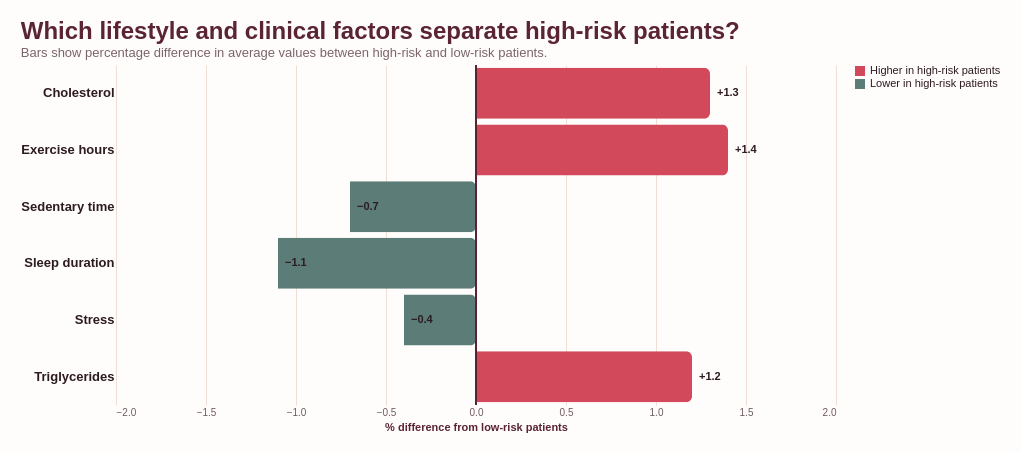

Specify this chart in Vega-Lite:
### Vega-Lite specification from a JSON file in a GitHub repository (floating-point values rounded to 4 significant figures)
{"$schema": "https://vega.github.io/schema/vega-lite/v5.json", "background": "#fffdfb", "padding": 20, "title": {"text": "Which lifestyle and clinical factors separate high-risk patients?", "subtitle": "Bars show percentage difference in average values between high-risk and low-risk patients.", "anchor": "start", "fontSize": 24, "subtitleFontSize": 13, "fontWeight": "bold", "color": "#5a2436", "subtitleColor": "#7b646b"}, "width": 720, "height": 340, "data": {"values": [{"factor": "Cholesterol", "pct_difference": 1.3, "direction": "Higher in high-risk patients"}, {"factor": "Exercise hours", "pct_difference": 1.4, "direction": "Higher in high-risk patients"}, {"factor": "Triglycerides", "pct_difference": 1.2, "direction": "Higher in high-risk patients"}, {"factor": "Sedentary time", "pct_difference": -0.7, "direction": "Lower in high-risk patients"}, {"factor": "Sleep duration", "pct_difference": -1.1, "direction": "Lower in high-risk patients"}, {"factor": "Stress", "pct_difference": -0.4, "direction": "Lower in high-risk patients"}]}, "transform": [{"calculate": "abs(datum.pct_difference)", "as": "abs_difference"}], "layer": [{"mark": {"type": "bar", "cornerRadiusEnd": 6}, "encoding": {"y": {"field": "factor", "type": "nominal", "sort": {"field": "abs_difference", "order": "descending"}, "title": null, "axis": {"labelFontSize": 13, "labelFontWeight": "bold", "labelColor": "#2d1b22"}}, "x": {"field": "pct_difference", "type": "quantitative", "title": "% difference from low-risk patients", "scale": {"domain": [-1.5, 1.6]}, "axis": {"grid": true, "gridColor": "#f0ddd6", "labelColor": "#6f5b61", "format": ".1f", "tickCount": 7}}, "color": {"field": "direction", "type": "nominal", "title": null, "scale": {"domain": ["Higher in high-risk patients", "Lower in high-risk patients"], "range": ["#d1495b", "#5c7c77"]}}, "tooltip": [{"field": "factor", "title": "Factor"}, {"field": "pct_difference", "title": "% difference", "format": "+.1f"}, {"field": "direction", "title": "Interpretation"}]}}, {"mark": {"type": "rule", "color": "#5a2436", "strokeWidth": 1.4}, "encoding": {"x": {"datum": 0}}}, {"mark": {"type": "text", "align": "left", "dx": 7, "fontSize": 11, "fontWeight": "bold", "color": "#2d1b22"}, "encoding": {"y": {"field": "factor", "type": "nominal", "sort": {"field": "abs_difference", "order": "descending"}}, "x": {"field": "pct_difference", "type": "quantitative"}, "text": {"field": "pct_difference", "type": "quantitative", "format": "+.1f"}}}], "config": {"view": {"stroke": null}, "axis": {"domain": false, "ticks": false, "titleColor": "#5a2436", "titleFontWeight": "bold"}, "legend": {"labelFontSize": 11, "titleFontSize": 12, "labelColor": "#2d1b22"}}}
